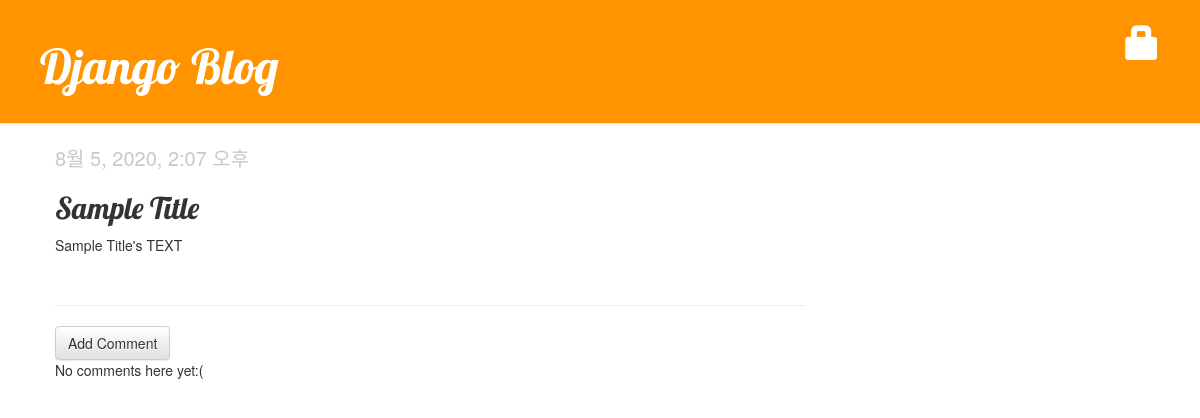
Page /post/6/ on the committed database.
### blog/models.py (models this page shows, shortened)
class Post(models.Model):
    author = models.ForeignKey('auth.User',on_delete=models.CASCADE)
    title = models.CharField(max_length=200, validators=[min_length_3_validator])
    text = models.TextField()
    created_date = models.DateTimeField(default=timezone.now)
    published_date = models.DateTimeField(blank=True, null=True)

### blog/views.py (the view)
# urls.py: path('post/<int:pk>/', views.post_detail, name='post_detail'),
def post_detail(request, pk):
    post = get_object_or_404(Post, pk=pk)
    return render(request, 'blog/post_detail.html', {'post': post})

### blog/templates/blog/post_detail.html (shortened to what this page needs)
{% extends 'blog/base.html' %}
{% block content %}
    <div class="post">
        {% if post.published_date %}
            <div class="date">
                {{ post.published_date }}
            </div>
        {% endif %}
        <h2>{{ post.title|title }}</h2>
        <p>{{ post.text|linebreaksbr }}</p>
    </div>
<hr>
<a class="btn btn-default" href="{% url 'add_comment_to_post' pk=post.pk %}">Add Comment</a>
{% for comment in post.comments.all %}
    <div class="commnet">
        <div class="date">
            {{comment.created_date}}
            {% if not comment.approved_comment %}
                <a class="btn btn-default" href="{% url 'comment_remove' pk=comment.pk %}">
                    <span class="glyphicon glyphicon-remove"></span>
                </a>
                <a class="btn btn-default" href="{% url 'comment_approve' pk=comment.pk %}">
                    <span class="glyphicon glyphicon-ok"></span>
                </a>
            {% endif %}
        </div>
        <strong>{{comment.author}}</strong>
        <p>{{comment.text|linebreaksbr}}</p>
    </div>
{% empty %}
    <p>No comments here yet:(</p>
{% endfor %}
{% endblock %}

### blog/static/css/blog.css (style rules this page uses)
h1, h2, h3, h4 { font-family: 'Lobster', cursive; }
.post { margin-bottom: 50px; }
.date { color: #c5c9c9; font-size: 15pt; }

### rows in the picture
Post: published_date "8월 5, 2020, 2:07 오후", title "Sample Title", text "Sample Title's TEXT"
